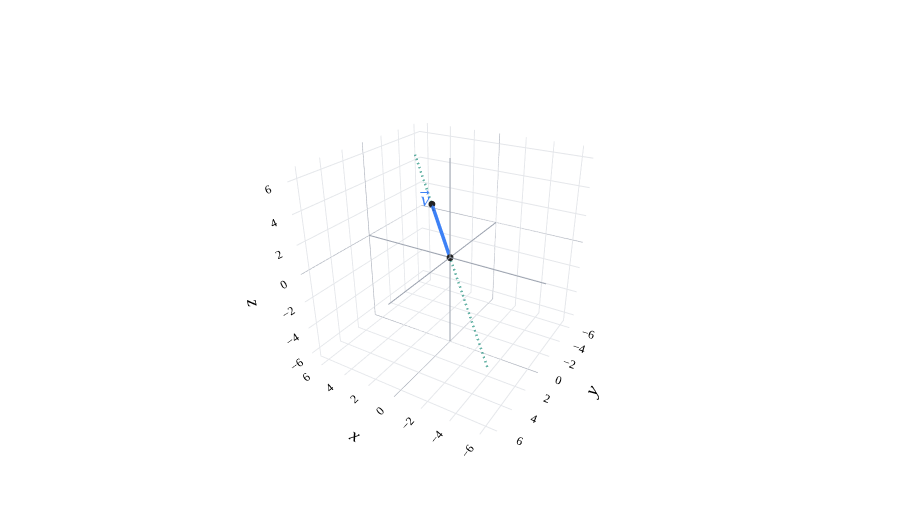

Source (notebook cell):
### Markdown cell above
There are infinitely many vectors in $\text{span}(\{{\color{#3d81f6} \begin{bmatrix} 1 \\ 2 \end{bmatrix}}\})$, including $\begin{bmatrix} 2 \\ 4 \end{bmatrix}$ and $\begin{bmatrix} -1 \\ -2 \end{bmatrix}$, and the <span style="color: #004d40; font-weight: bold;">line shown above</span> contains all of them. Notationally, we could say $$\begin{bmatrix} 2 \\ 4 \end{bmatrix} \in \text{span}(\{{\color{#3d81f6} \begin{bmatrix} 1 \\ 2 \end{bmatrix}}\})$$

### Example in $\mathbb{R}^3$

As another example, consider $\color{#3d81f6} \vec v = \begin{bmatrix} 2 \\ -1 \\ 3 \end{bmatrix}$ in $\mathbb{R}^3$. The span of $\color{#3d81f6} \vec v$ is the line through the origin and $(2, -1, 3)$.

### Code cell
from pathlib import Path
import sys
_notes_root = next(p for p in [Path.cwd(), *Path.cwd().parents] if (p / 'myst.yml').exists())
if str(_notes_root) not in sys.path:
    sys.path.insert(0, str(_notes_root))
from plane_style import style_vector_figure, vector_label

from utils import plot_vectors
import numpy as np
import plotly.graph_objects as go

v = (2, -1, 3)

# Create the line spanned by v (all scalar multiples)
t = np.linspace(-2, 2, 100)
line_x = t * v[0]
line_y = t * v[1]
line_z = t * v[2]

fig = plot_vectors([(v, "#3d81f6", r"v")], show_axis_labels=True, vdeltax=0.1)

# Add the line spanned by v to the 3D plot
fig.add_trace(
    go.Scatter3d(
        x=line_x,
        y=line_y,
        z=line_z,
        mode="lines",
        line=dict(color="rgba(0,77,64,0.6)", width=5, dash="dash"),
        showlegend=False,
        hoverinfo="skip"
    )
)

# Draw small points at (0, 0, 0) and the tip of v
fig.add_trace(
    go.Scatter3d(
        x=[0, v[0]],
        y=[0, v[1]],
        z=[0, v[2]],
        mode="markers",
        marker=dict(size=4, color=["#222", "#222"]),
        showlegend=False,
        hoverinfo="skip"
    )
)

fig.update_layout(
    scene_camera=dict(
        eye=dict(x=-1.2, y=2, z=1.2)
    ),
)

style_vector_figure(fig, height=520)
fig.show(renderer='plotly_mimetype')

### Figure 1 — Plotly figure (JSON) as saved in the notebook; plotly's stock layout.template omitted (floating-point values rounded to 4 significant figures)
{"data": [{"hoverinfo": "skip", "line": {"color": "#3d81f6", "width": 7}, "mode": "lines", "showlegend": false, "type": "scatter3d", "x": [0, 1.925], "y": [0, -0.9623], "z": [0, 2.887]}, {"anchor": "tip", "colorscale": [[0, "#3d81f6"], [1, "#3d81f6"]], "hoverinfo": "skip", "showlegend": false, "showscale": false, "sizemode": "absolute", "sizeref": 0.4704, "type": "cone", "u": [0.5345], "v": [-0.2673], "w": [0.8018], "x": [2], "y": [-1], "z": [3]}, {"hoverinfo": "skip", "mode": "text", "showlegend": false, "text": ["<i>v</i>⃗"], "textfont": {"color": "#3d81f6", "family": "Palatino Linotype, Palatino, serif", "size": 20}, "textposition": "middle center", "type": "scatter3d", "x": [2.336], "y": [-0.664], "z": [3.47]}, {"hoverinfo": "skip", "line": {"color": "rgba(0,77,64,0.6)", "dash": "dash", "width": 5}, "mode": "lines", "showlegend": false, "type": "scatter3d", "x": [-4.0, -3.919, -3.838, -3.758, -3.677, -3.596, -3.515, -3.434, -3.354, -3.273, -3.192, -3.111, -3.03, -2.949, -2.869, -2.788, -2.707, -2.626, -2.545, -2.465, -2.384, -2.303, -2.222, -2.141, -2.061, -1.98, -1.899, -1.818, -1.737, -1.657, -1.576, -1.495, -1.414, -1.333, -1.253, -1.172, -1.091, -1.01, -0.9293, -0.8485, -0.7677, -0.6869, -0.6061, -0.5253, -0.4444, -0.3636, -0.2828, -0.202, -0.1212, -0.0404, 0.0404, 0.1212, 0.202, 0.2828, 0.3636, 0.4444, 0.5253, 0.6061, 0.6869, 0.7677, 0.8485, 0.9293, 1.01, 1.091, 1.172, 1.253, 1.333, 1.414, 1.495, 1.576, 1.657, 1.737, 1.818, 1.899, 1.98, 2.061, 2.141, 2.222, 2.303, 2.384, 2.465, 2.545, 2.626, 2.707, 2.788, 2.869, 2.949, 3.03, 3.111, 3.192, 3.273, 3.354, 3.434, 3.515, 3.596, 3.677, 3.758, 3.838, 3.919, 4.0], "y": [2.0, 1.96, 1.919, 1.879, 1.838, 1.798, 1.758, 1.717, 1.677, 1.636, 1.596, 1.556, 1.515, 1.475, 1.434, 1.394, 1.354, 1.313, 1.273, 1.232, 1.192, 1.152, 1.111, 1.071, 1.03, 0.9899, 0.9495, 0.9091, 0.8687, 0.8283, 0.7879, 0.7475, 0.7071, 0.6667, 0.6263, 0.5859, 0.5455, 0.5051, 0.4646, 0.4242, 0.3838, 0.3434, 0.303, 0.2626, 0.2222, 0.1818, 0.1414, 0.101, 0.06061, 0.0202, -0.0202, -0.06061, -0.101, -0.1414, -0.1818, -0.2222, -0.2626, -0.303, -0.3434, -0.3838, -0.4242, -0.4646, -0.5051, -0.5455, -0.5859, -0.6263, -0.6667, -0.7071, -0.7475, -0.7879, -0.8283, -0.8687, -0.9091, -0.9495, -0.9899, -1.03, -1.071, -1.111, -1.152, -1.192, -1.232, -1.273, -1.313, -1.354, -1.394, -1.434, -1.475, -1.515, -1.556, -1.596, -1.636, -1.677, -1.717, -1.758, -1.798, -1.838, -1.879, -1.919, -1.96, -2.0], "z": [-6.0, -5.879, -5.758, -5.636, -5.515, -5.394, -5.273, -5.152, -5.03, -4.909, -4.788, -4.667, -4.545, -4.424, -4.303, -4.182, -4.061, -3.939, -3.818, -3.697, -3.576, -3.455, -3.333, -3.212, -3.091, -2.97, -2.848, -2.727, -2.606, -2.485, -2.364, -2.242, -2.121, -2.0, -1.879, -1.758, -1.636, -1.515, -1.394, -1.273, -1.152, -1.03, -0.9091, -0.7879, -0.6667, -0.5455, -0.4242, -0.303, -0.1818, -0.06061, 0.06061, 0.1818, 0.303, 0.4242, 0.5455, 0.6667, 0.7879, 0.9091, 1.03, 1.152, 1.273, 1.394, 1.515, 1.636, 1.758, 1.879, 2.0, 2.121, 2.242, 2.364, 2.485, 2.606, 2.727, 2.848, 2.97, 3.091, 3.212, 3.333, 3.455, 3.576, 3.697, 3.818, 3.939, 4.061, 4.182, 4.303, 4.424, 4.545, 4.667, 4.788, 4.909, 5.03, 5.152, 5.273, 5.394, 5.515, 5.636, 5.758, 5.879, 6.0]}, {"hoverinfo": "skip", "marker": {"color": ["#222", "#222"], "size": 4}, "mode": "markers", "showlegend": false, "type": "scatter3d", "x": [0, 2], "y": [0, -1], "z": [0, 3]}, {"hoverinfo": "skip", "line": {"color": "#9ca3af", "width": 2}, "mode": "lines", "scene": "scene", "showlegend": false, "type": "scatter3d", "x": [-6.72, 6.72], "y": [-0.0, 0.0], "z": [-0.0, 0.0]}, {"hoverinfo": "skip", "line": {"color": "#9ca3af", "width": 2}, "mode": "lines", "scene": "scene", "showlegend": false, "type": "scatter3d", "x": [-0.0, 0.0], "y": [-6.72, 6.72], "z": [-0.0, 0.0]}, {"hoverinfo": "skip", "line": {"color": "#9ca3af", "width": 2}, "mode": "lines", "scene": "scene", "showlegend": false, "type": "scatter3d", "x": [-0.0, 0.0], "y": [-0.0, 0.0], "z": [-6.72, 6.72]}], "layout": {"autosize": true, "font": {"color": "black", "family": "Palatino Linotype, Palatino, serif", "size": 16}, "height": 520, "margin": {"b": 40, "l": 20, "r": 20, "t": 35}, "paper_bgcolor": "white", "plot_bgcolor": "white", "scene": {"aspectmode": "cube", "aspectratio": {"x": 1.2, "y": 1.2, "z": 0.8}, "bgcolor": "white", "camera": {"eye": {"x": -1.2, "y": 2, "z": 1.2}}, "xaxis": {"backgroundcolor": "white", "gridcolor": "#e5e7eb", "range": [-6.72, 6.72], "showbackground": true, "showspikes": false, "tickfont": {"family": "Palatino Linotype, Palatino, serif", "size": 12}, "title": {"text": "<i>x</i>"}, "zerolinecolor": "#9ca3af"}, "yaxis": {"backgroundcolor": "white", "gridcolor": "#e5e7eb", "range": [-6.72, 6.72], "showbackground": true, "showspikes": false, "tickfont": {"family": "Palatino Linotype, Palatino, serif", "size": 12}, "title": {"text": "<i>y</i>"}, "zerolinecolor": "#9ca3af"}, "zaxis": {"backgroundcolor": "white", "gridcolor": "#e5e7eb", "range": [-6.72, 6.72], "showbackground": true, "showspikes": false, "tickfont": {"family": "Palatino Linotype, Palatino, serif", "size": 12}, "title": {"text": "<i>z</i>"}, "zerolinecolor": "#9ca3af"}}}}
